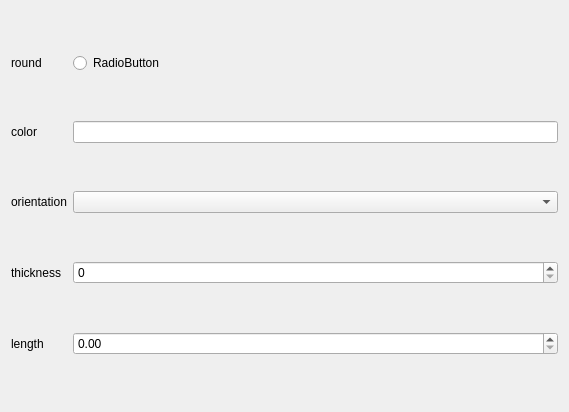
<?xml version="1.0" encoding="UTF-8"?>
<ui version="4.0">
 <class>DividerSettingsEditorForm</class>
 <widget class="QWidget" name="DividerSettingsEditorForm">
  <property name="geometry">
   <rect>
    <x>0</x>
    <y>0</y>
    <width>569</width>
    <height>412</height>
   </rect>
  </property>
  <property name="windowTitle">
   <string>Form</string>
  </property>
  <layout class="QGridLayout" name="gridLayout">
   <item row="4" column="0">
    <widget class="QLabel" name="label_4">
     <property name="text">
      <string>length</string>
     </property>
    </widget>
   </item>
   <item row="3" column="0">
    <widget class="QLabel" name="label_3">
     <property name="text">
      <string>thickness</string>
     </property>
    </widget>
   </item>
   <item row="3" column="1">
    <widget class="QSpinBox" name="thickness">
     <property name="maximum">
      <number>1000</number>
     </property>
    </widget>
   </item>
   <item row="2" column="0">
    <widget class="QLabel" name="label_2">
     <property name="text">
      <string>orientation</string>
     </property>
    </widget>
   </item>
   <item row="4" column="1">
    <widget class="QDoubleSpinBox" name="length">
     <property name="maximum">
      <double>100.000000000000000</double>
     </property>
    </widget>
   </item>
   <item row="1" column="0">
    <widget class="QLabel" name="label">
     <property name="text">
      <string>color</string>
     </property>
    </widget>
   </item>
   <item row="2" column="1">
    <widget class="QComboBox" name="orientation"/>
   </item>
   <item row="1" column="1">
    <widget class="QLineEdit" name="color"/>
   </item>
   <item row="0" column="0">
    <widget class="QLabel" name="label_5">
     <property name="text">
      <string>round</string>
     </property>
    </widget>
   </item>
   <item row="0" column="1">
    <widget class="QRadioButton" name="btn_round">
     <property name="text">
      <string>RadioButton</string>
     </property>
     <property name="checkable">
      <bool>true</bool>
     </property>
     <property name="checked">
      <bool>false</bool>
     </property>
    </widget>
   </item>
  </layout>
 </widget>
 <resources/>
 <connections/>
</ui>
